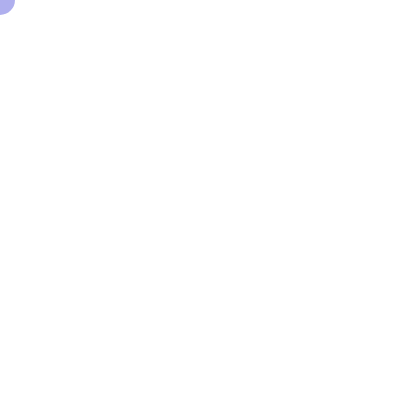
Frame 1 (no input)
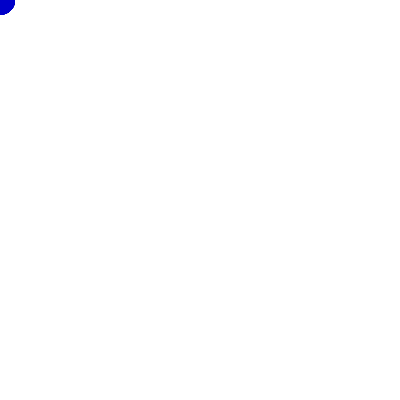
Frame 60 (no input)
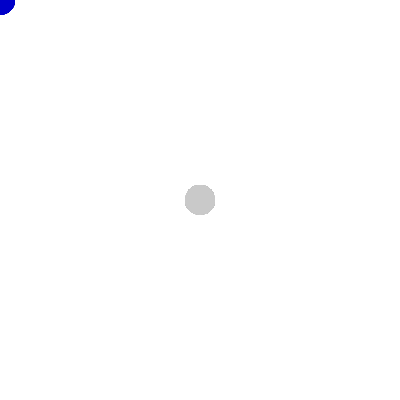
Frame 120 (the mouse pressed at the canvas centre since frame 60)

The p5.js sketch that drew these frames (run headless with seeded random() and noise() and a simulated clock; from frame 60 on, the mouse is pressed at the canvas centre):

// p5.js sketch
// ── sketch.js
function setup() {
  createCanvas(400, 400);
  background(255);
  noStroke();
}

function draw() {
  fill(mouseX, mouseY, 200, 80);
  circle(mouseX, mouseY, 30);
}
